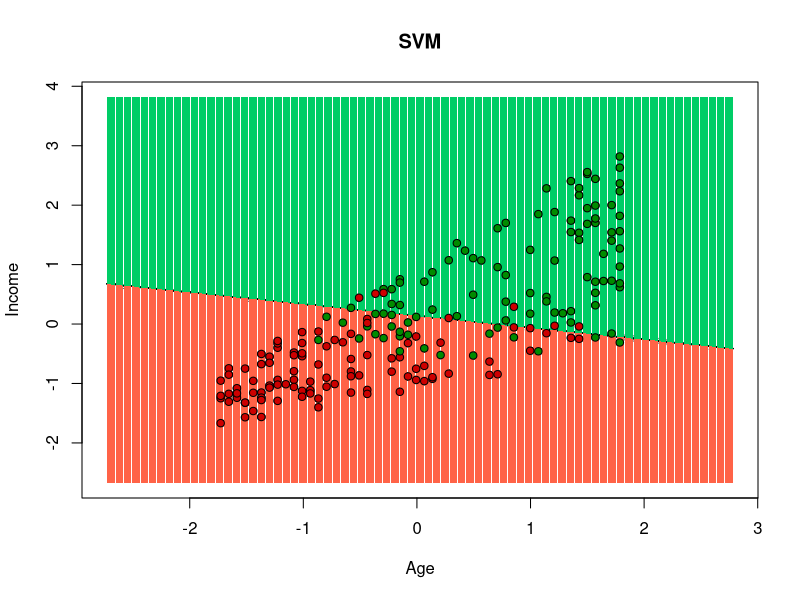
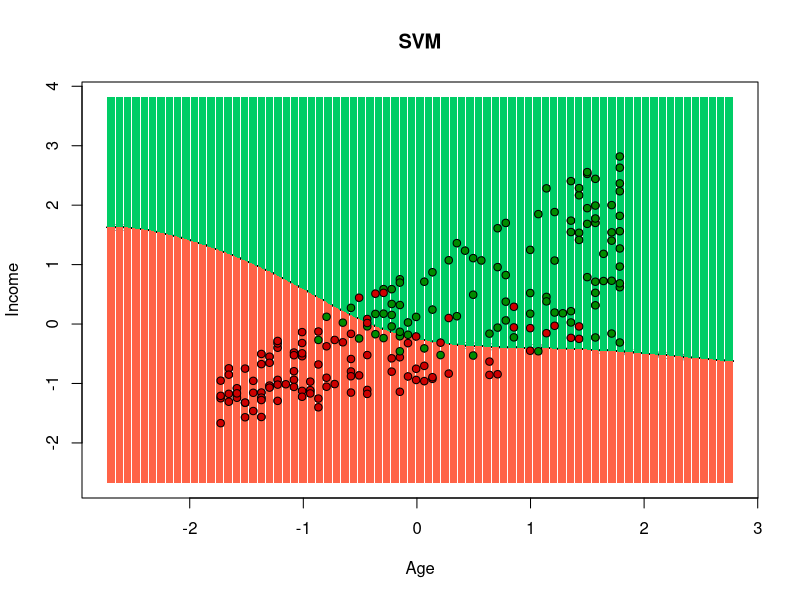

These charts were generated, in order, by the following R code:
# Support Vector Machine (SVM)

# Download the data

set.seed(123)
f_train <- read.csv2('Data/bank_train.csv', header = TRUE, encoding = 'UNICOD')
f_test <- read.csv2('Data/bank_test.csv', header = TRUE, encoding = 'UNICOD')
f_train <- f_train[-1]
f_test <- f_test[-1]


# Fitting SVM model

library(e1071)
class_svm_l = svm(delays ~ age + income, data = f_train, kernel = 'linear')
summary(class_svm_l)


# Predicting

p <- predict(class_svm_l, f_test[, c('age','income')])
y <- ifelse(p > 0.5, 1, 0)


## Confusion Matrix

cm = table(f_test[, 'delays'], y)
print(cm)


# Visualising the Test set results

library(ggplot2)
set = f_test[,c('age','income','delays')]
X1 = seq(min(set['age']) - 1, max(set['age']) + 1, by = 0.01)
X2 = seq(min(set['income']) - 1, max(set['income']) + 1, by = 0.01)
grid_set = expand.grid(X1, X2)
colnames(grid_set) = c('age', 'income')
p_grid = predict(class_svm_l, grid_set)
y_grid <- ifelse(p_grid > 0.5, 1, 0)
plot(set[, -3],
     main = 'SVM',
     xlab = 'Age', ylab = 'Income',
     xlim = range(X1), ylim = range(X2))
contour(X1, X2, matrix(as.numeric(y_grid), length(X1), length(X2)), add = TRUE)
points(grid_set, pch = '.', col = ifelse(y_grid == 1, 'tomato', 'springgreen3'))
points(set, pch = 21, bg = ifelse(set[, 3] == 1, 'red3', 'green4'))


# Fitting RBF-kernel model

library(e1071)
class_svm_r = svm(delays ~ age + income, data = f_train, kernel = 'radial')
summary(class_svm_r)


# Predicting

p <- predict(class_svm_r, f_test[, c('age','income')])
y <- ifelse(p > 0.5, 1, 0)


## Confusion Matrix

cm = table(f_test[, 'delays'], y)
print(cm)


# Visualising the Test set results

library(ggplot2)
set = f_test[,c('age','income','delays')]
X1 = seq(min(set['age']) - 1, max(set['age']) + 1, by = 0.01)
X2 = seq(min(set['income']) - 1, max(set['income']) + 1, by = 0.01)
grid_set = expand.grid(X1, X2)
colnames(grid_set) = c('age', 'income')
p_grid = predict(class_svm_r, grid_set)
y_grid <- ifelse(p_grid > 0.5, 1, 0)
plot(set[, -3],
     main = 'SVM',
     xlab = 'Age', ylab = 'Income',
     xlim = range(X1), ylim = range(X2))
contour(X1, X2, matrix(as.numeric(y_grid), length(X1), length(X2)), add = TRUE)
points(grid_set, pch = '.', col = ifelse(y_grid == 1, 'tomato', 'springgreen3'))
points(set, pch = 21, bg = ifelse(set[, 3] == 1, 'red3', 'green4'))

